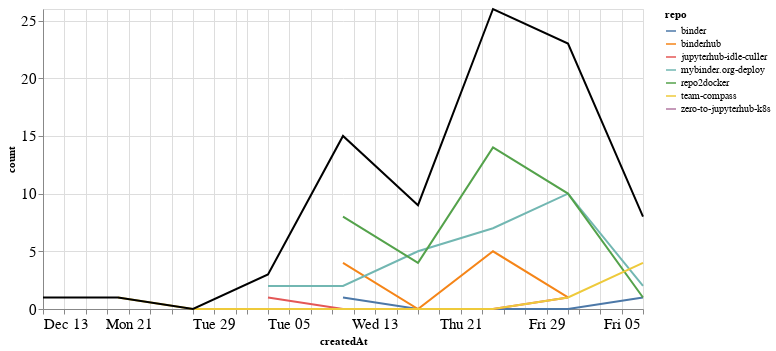

This figure's notebook cell:
### Markdown cell above
### Comments

### Code cell
comments_time = comments.groupby('repo').resample('W', on='createdAt').count()['author'].reset_index()
comments_time = comments_time.rename(columns={'author': 'count'})
comments_time_total = comments_time.groupby('createdAt').agg({"count": "sum"}).reset_index()
ch1 = alt.Chart(comments_time, width=600).mark_line().encode(
    x='createdAt',
    y='count',
    color='repo',
    tooltip="repo"
)

ch2 = alt.Chart(comments_time_total, width=600).mark_line(color="black").encode(
    x='createdAt',
    y='count',
)

ch1 + ch2

### Figure 1 — Vega-Lite specification as saved in the notebook (floating-point values rounded to 4 significant figures)
{"config": {"axisLeft": {"labelFontSize": 15}, "axisBottom": {"labelFontSize": 15}}, "layer": [{"data": {"name": "data-b1724a2e03230df6a8a658b27eddb700"}, "mark": "line", "encoding": {"color": {"type": "nominal", "field": "repo"}, "tooltip": {"type": "nominal", "field": "repo"}, "x": {"type": "temporal", "field": "createdAt"}, "y": {"type": "quantitative", "field": "count"}}, "width": 600}, {"data": {"name": "data-6ea95e8f7e7530e54a99161faea76c43"}, "mark": {"type": "line", "color": "black"}, "encoding": {"x": {"type": "temporal", "field": "createdAt"}, "y": {"type": "quantitative", "field": "count"}}, "width": 600}], "$schema": "https://vega.github.io/schema/vega-lite/v4.8.1.json", "datasets": {"data-b1724a2e03230df6a8a658b27eddb700": [{"repo": "binder", "createdAt": "2021-01-10T00:00:00", "count": 1}, {"repo": "binder", "createdAt": "2021-01-17T00:00:00", "count": 0}, {"repo": "binder", "createdAt": "2021-01-24T00:00:00", "count": 0}, {"repo": "binder", "createdAt": "2021-01-31T00:00:00", "count": 0}, {"repo": "binder", "createdAt": "2021-02-07T00:00:00", "count": 1}, {"repo": "binderhub", "createdAt": "2021-01-10T00:00:00", "count": 4}, {"repo": "binderhub", "createdAt": "2021-01-17T00:00:00", "count": 0}, {"repo": "binderhub", "createdAt": "2021-01-24T00:00:00", "count": 5}, {"repo": "binderhub", "createdAt": "2021-01-31T00:00:00", "count": 1}, {"repo": "jupyterhub-idle-culler", "createdAt": "2021-01-03T00:00:00", "count": 1}, {"repo": "jupyterhub-idle-culler", "createdAt": "2021-01-10T00:00:00", "count": 0}, {"repo": "jupyterhub-idle-culler", "createdAt": "2021-01-17T00:00:00", "count": 0}, {"repo": "jupyterhub-idle-culler", "createdAt": "2021-01-24T00:00:00", "count": 0}, {"repo": "jupyterhub-idle-culler", "createdAt": "2021-01-31T00:00:00", "count": 1}, {"repo": "mybinder.org-deploy", "createdAt": "2021-01-03T00:00:00", "count": 2}, {"repo": "mybinder.org-deploy", "createdAt": "2021-01-10T00:00:00", "count": 2}, {"repo": "mybinder.org-deploy", "createdAt": "2021-01-17T00:00:00", "count": 5}, {"repo": "mybinder.org-deploy", "createdAt": "2021-01-24T00:00:00", "count": 7}, {"repo": "mybinder.org-deploy", "createdAt": "2021-01-31T00:00:00", "count": 10}, {"repo": "mybinder.org-deploy", "createdAt": "2021-02-07T00:00:00", "count": 2}, {"repo": "repo2docker", "createdAt": "2021-01-10T00:00:00", "count": 8}, {"repo": "repo2docker", "createdAt": "2021-01-17T00:00:00", "count": 4}, {"repo": "repo2docker", "createdAt": "2021-01-24T00:00:00", "count": 14}, {"repo": "repo2docker", "createdAt": "2021-01-31T00:00:00", "count": 10}, {"repo": "repo2docker", "createdAt": "2021-02-07T00:00:00", "count": 1}, {"repo": "team-compass", "createdAt": "2020-12-20T00:00:00", "count": 1}, {"repo": "team-compass", "createdAt": "2020-12-27T00:00:00", "count": 0}, {"repo": "team-compass", "createdAt": "2021-01-03T00:00:00", "count": 0}, {"repo": "team-compass", "createdAt": "2021-01-10T00:00:00", "count": 0}, {"repo": "team-compass", "createdAt": "2021-01-17T00:00:00", "count": 0}, {"repo": "team-compass", "createdAt": "2021-01-24T00:00:00", "count": 0}, {"repo": "team-compass", "createdAt": "2021-01-31T00:00:00", "count": 1}, {"repo": "team-compass", "createdAt": "2021-02-07T00:00:00", "count": 4}, {"repo": "zero-to-jupyterhub-k8s", "createdAt": "2020-12-13T00:00:00", "count": 1}], "data-6ea95e8f7e7530e54a99161faea76c43": [{"createdAt": "2020-12-13T00:00:00", "count": 1}, {"createdAt": "2020-12-20T00:00:00", "count": 1}, {"createdAt": "2020-12-27T00:00:00", "count": 0}, {"createdAt": "2021-01-03T00:00:00", "count": 3}, {"createdAt": "2021-01-10T00:00:00", "count": 15}, {"createdAt": "2021-01-17T00:00:00", "count": 9}, {"createdAt": "2021-01-24T00:00:00", "count": 26}, {"createdAt": "2021-01-31T00:00:00", "count": 23}, {"createdAt": "2021-02-07T00:00:00", "count": 8}]}}
